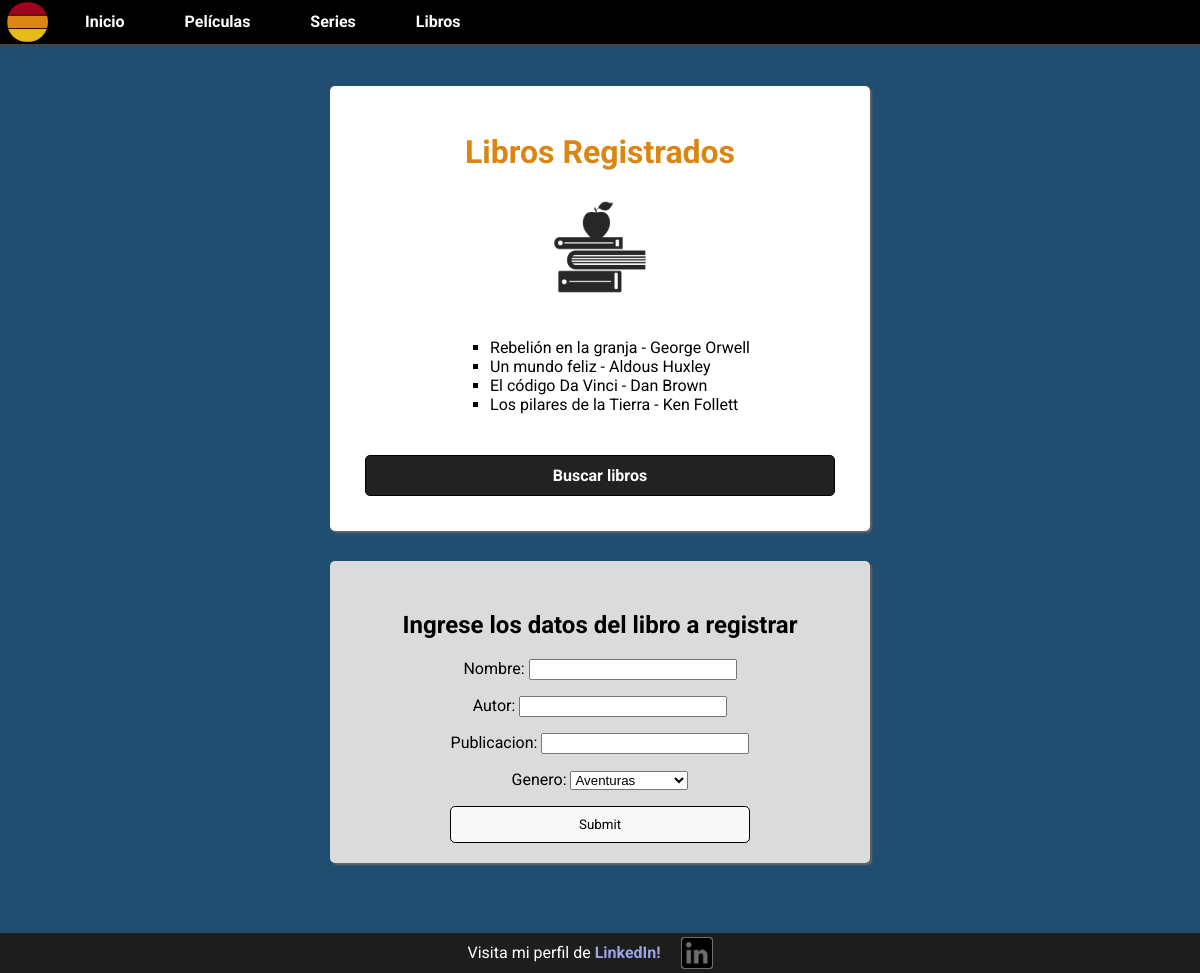
Page /libros/inicio/ on the committed database.
### libros/models.py (models this page shows)
class Libros(models.Model):
    nombre = models.CharField(max_length=35)
    autor = models.CharField(max_length=20)
    publicacion = models.IntegerField()
    genero = models.CharField(max_length=35)
    def __str__(self):
        return f'{self.nombre} - {self.autor}'

### libros/views.py (the view, shortened to what this page needs)
# urls.py: path('inicio/', libros, name='libros'),
def libros(request):
    listado_libros = Libros.objects.filter()
    form_libros = LibrosFormulario()
    return render(request, 'libros.html', {'form_libros':form_libros, 'listado_libros':listado_libros})

### libros/forms.py
class LibrosFormulario(forms.Form):
    nombre = forms.CharField(max_length=35)
    autor = forms.CharField(max_length=35)
    publicacion = forms.IntegerField()
    genero = forms.ChoiceField(choices = choices)

### libros/templates/libros.html (shortened to what this page needs)
{% extends "inicio.html" %}
{% load static %}
{% block libros %}
    <div class='seccion'>
        <div class='contenedor-titulo'>
            <h2 class='titulo-sección titulo-libros' >Libros Registrados</h2>
            <img class='logo-seccion' src={% static "img\libros.png" %} alt="">
        </div>
        <div class='contenedor-listado'>
            <ul class='lista-elementos'>
                {% for libro in listado_libros %}
                    <li>{{libro}}</li>
                {% endfor %}
            </ul>
        </div>
        <a class='boton-custom-2' href={% url 'buscador_libros' %}>Buscar libros</a>
    </div>
    <div class='seccion-form'>
        <div class='contenedor-formulario'>
            <h2>Ingrese los datos del libro a registrar</h2>
            <form action={% url 'libros' %} method='post'>
                {{form_libros.as_p}}
                <input class='form-button' type="submit" placeholder='Enviar'>
                </div>
        </div>
{% endblock libros %}

### index/static/css/style.css (style rules this page uses)
html { min-height: 100vh; position: relative; }
body { font-family: 'Roboto', serif; background-color: #1F4E70; margin: 0; padding: 0; margin-bottom: 60px; }
.logo-seccion { max-width: 100px; transition: transform 1s; }
.contenedor-titulo { display: flex; flex-direction: column; align-items: center; align-content: center; }
.titulo-sección { font-size: 32px; color: rgb(133, 133, 133); font-weight: bold; }
.lista-elementos { list-style:square; }
.titulo-libros { color: #DB8612; }
.seccion { max-width: 500px; background-color: #fff; margin: auto; padding: 20px; border-radius: 5px; margin-top: 30px; box-shadow: 2px 2px 2px #666; transition: all 1s; }
.seccion-form { max-width: 500px; background-color: rgb(219, 219, 219); margin: auto; padding: 20px; border-radius: 5px; margin-top: 30px; box-shadow: 2px 2px 2px #666; transition: all 1s; }
.contenedor-listado { display: flex; justify-content: center; margin: 25px; }
.contenedor-formulario { text-align: center; margin-top: 30px; }
.contenedor-formulario input { min-width: 200px; }
.form-button { padding: 10px 25px; font-family: Roboto, 'Courier New', Courier, monospace; border-radius: 5px; width: 300px; border: none; cursor: pointer; background-color: #f8f8f8; border: 1px solid black; }
.boton-custom-2 { display: block; text-align: center; text-decoration: none; margin: 15px; border: 1px solid black; padding: 10px; border-radius: 5px; background-color: #222; color: #fff; font-weight: bold; }

### rows in the picture
Libros: nombre+autor "Rebelión en la granja - George Orwell"
Libros: nombre+autor "Un mundo feliz - Aldous Huxley"
Libros: nombre+autor "El código Da Vinci - Dan Brown"
Libros: nombre+autor "Los pilares de la Tierra - Ken Follett"
